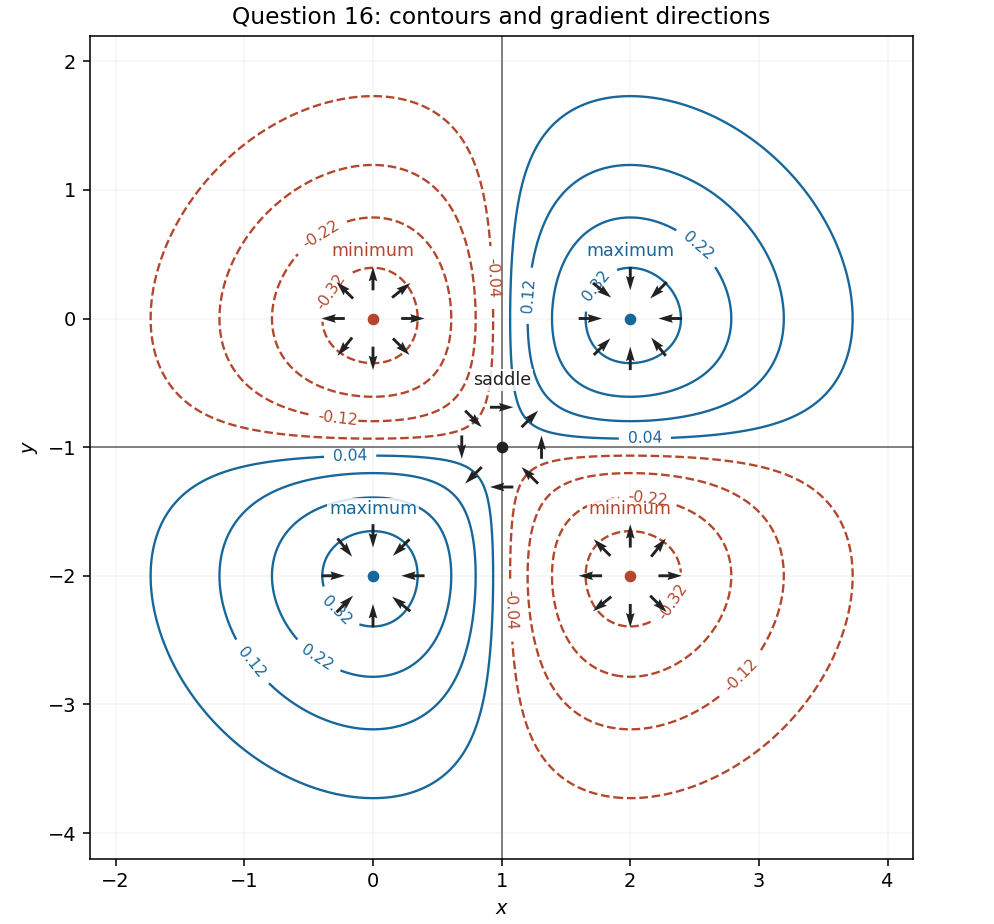

Write the Python code that produced this figure.
"""Generate paper-1-q16-contours.png. Tested with Python 3.14.4,
NumPy 2.3.5 and Matplotlib 3.10.7 (repository pyproject.toml)."""
from pathlib import Path
import os
os.environ.setdefault('MPLCONFIGDIR', '/tmp/nst-2025-ia-paper-1-matplotlib')
import matplotlib
matplotlib.use('Agg')
import matplotlib.pyplot as plt
import numpy as np

x = np.linspace(-2.2, 4.2, 501)
y = np.linspace(-4.2, 2.2, 501)
X, Y = np.meshgrid(x, y)
U, V = X-1, Y+1
F = U*V*np.exp(-(U*U+V*V)/2)
fig, ax = plt.subplots(figsize=(7.1, 6.6), layout='constrained', facecolor='white')
neg = ax.contour(X, Y, F, levels=[-0.32, -0.22, -0.12, -0.04], colors='#b3472d', linewidths=1.2, linestyles='dashed')
pos = ax.contour(X, Y, F, levels=[0.04, 0.12, 0.22, 0.32], colors='#17679a', linewidths=1.2)
ax.clabel(neg, inline=True, fontsize=8, fmt='%g')
ax.clabel(pos, inline=True, fontsize=8, fmt='%g')
ax.axvline(1, color='gray', linewidth=1)
ax.axhline(-1, color='gray', linewidth=1)
# Equal-length arrows show direction, including on the saddle's axes and diagonals.
points = []
for cx, cy in [(2, 0), (0, -2), (2, -2), (0, 0), (1, -1)]:
    for angle in np.arange(8)*np.pi/4:
        points.append((cx+0.31*np.cos(angle), cy+0.31*np.sin(angle)))
px, py = np.array(points).T
pu, pv = px-1, py+1
gradx, grady = pv*(1-pu*pu), pu*(1-pv*pv)
length = np.hypot(gradx, grady)
ax.quiver(px, py, gradx/length, grady/length, angles='xy', scale_units='xy', scale=5.5,
          color='#222222', width=0.0035, pivot='mid', zorder=4)
for cx, cy, label, color in [(2, 0, 'maximum', '#17679a'), (0, -2, 'maximum', '#17679a'),
                            (2, -2, 'minimum', '#b3472d'), (0, 0, 'minimum', '#b3472d'),
                            (1, -1, 'saddle', '#222222')]:
    ax.plot(cx, cy, 'o', color=color, markersize=5, zorder=5)
    ax.annotate(label, (cx, cy), xytext=(0, 32), textcoords='offset points', ha='center',
                fontsize=9, color=color, bbox=dict(facecolor='white', alpha=0.85, edgecolor='none', pad=1))
ax.set(xlim=(-2.2, 4.2), ylim=(-4.2, 2.2), xlabel='$x$', ylabel='$y$',
       title='Question 16: contours and gradient directions')
ax.set_aspect('equal')
ax.grid(alpha=0.12)
fig.savefig(Path.cwd() / Path(__file__).with_suffix('.png').name, dpi=140, facecolor='white')
plt.close(fig)
